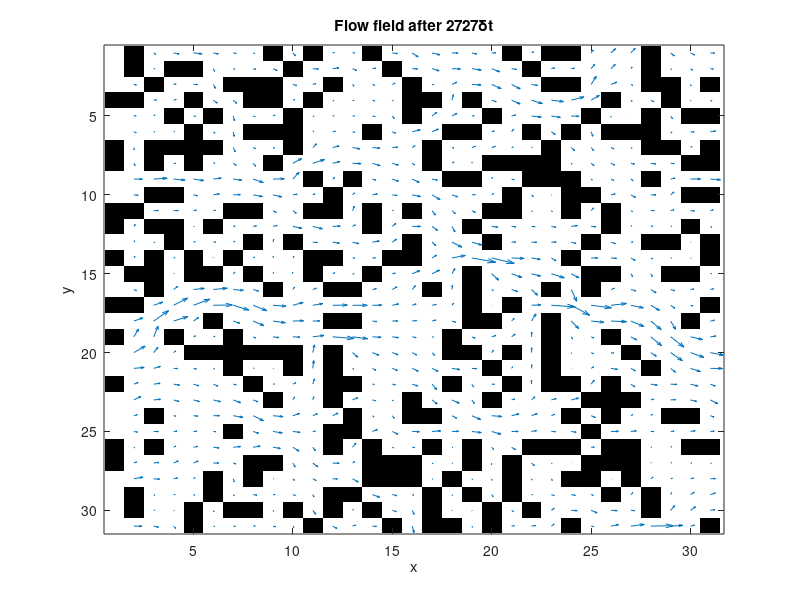

Reproduce this figure in MATLAB.
% 2D Lattice Boltzmann (BGK) model of a fluid.
%  c4  c3   c2  D2Q9 model. At each timestep, particle densities propagate
%    \  |  /    outwards in the directions indicated in the figure. An
%  c5 -c9 - c1  equivalent 'equilibrium' density is found, and the densities
%    /  |  \    relax towards that state, in a proportion governed by omega.
%  c6  c7   c8      Iain Haslam, March 2006.
omega=1.0; density=1.0; t1=4/9; t2=1/9; t3=1/36; c_squ=1/3; nx=31; ny=31;
F=repmat(density/9,[nx ny 9]); FEQ=F; msize=nx*ny; CI=[0:msize:msize*7];
%a=repmat(-15:15,[31,1]);BOUND=(a.^2+a'.^2)<16;BOUND(1:nx,[1 ny])=1;
%BOUND=zeros(nx,ny);BOUND(1:nx,1)=1;%open channel
BOUND=rand(nx,ny)>0.7; %extremely porous random domain
ON=find(BOUND); %matrix offset of each Occupied Node
TO_REFLECT=[ON+CI(1) ON+CI(2) ON+CI(3) ON+CI(4) ...
            ON+CI(5) ON+CI(6) ON+CI(7) ON+CI(8)];
REFLECTED= [ON+CI(5) ON+CI(6) ON+CI(7) ON+CI(8) ...
            ON+CI(1) ON+CI(2) ON+CI(3) ON+CI(4)];
avu=1; prevavu=1; ts=0; deltaU=1e-7; numactivenodes=sum(sum(1-BOUND));
while (ts<4000 && 1e-10<abs((prevavu-avu)/avu)) || ts<100
    % Propagate
    F(:,:,4)=F([2:nx 1],[ny 1:ny-1],4);F(:,:,3)=F(:,[ny 1:ny-1],3);
    F(:,:,2)=F([nx 1:nx-1],[ny 1:ny-1],2);F(:,:,5)=F([2:nx 1],:,5);
    F(:,:,1)=F([nx 1:nx-1],:,1);F(:,:,6)=F([2:nx 1],[2:ny 1],6);
    F(:,:,7)=F(:,[2:ny 1],7); F(:,:,8)=F([nx 1:nx-1],[2:ny 1],8);
    BOUNCEDBACK=F(TO_REFLECT); %Densities bouncing back at next timestep
    DENSITY=sum(F,3);
    UX=(sum(F(:,:,[1 2 8]),3)-sum(F(:,:,[4 5 6]),3))./DENSITY;
    UY=(sum(F(:,:,[2 3 4]),3)-sum(F(:,:,[6 7 8]),3))./DENSITY;
    UX(1,1:ny)=UX(1,1:ny)+deltaU; %Increase inlet pressure
    UX(ON)=0; UY(ON)=0; DENSITY(ON)=0;
    U_SQU=UX.^2+UY.^2; U_C2=UX+UY; U_C4=-UX+UY; U_C6=-U_C2; U_C8=-U_C4;
    % Calculate equilibrium distribution: stationary
    FEQ(:,:,9)=t1*DENSITY.*(1-U_SQU/(2*c_squ));
    % nearest-neighbours
    FEQ(:,:,1)=t2*DENSITY.*(1+UX/c_squ+0.5*(UX/c_squ).^2-U_SQU/(2*c_squ));
    FEQ(:,:,3)=t2*DENSITY.*(1+UY/c_squ+0.5*(UY/c_squ).^2-U_SQU/(2*c_squ));
    FEQ(:,:,5)=t2*DENSITY.*(1-UX/c_squ+0.5*(UX/c_squ).^2-U_SQU/(2*c_squ));
    FEQ(:,:,7)=t2*DENSITY.*(1-UY/c_squ+0.5*(UY/c_squ).^2-U_SQU/(2*c_squ));
    % next-nearest neighbours
    FEQ(:,:,2)=t3*DENSITY.*(1+U_C2/c_squ+0.5*(U_C2/c_squ).^2-U_SQU/(2*c_squ));
    FEQ(:,:,4)=t3*DENSITY.*(1+U_C4/c_squ+0.5*(U_C4/c_squ).^2-U_SQU/(2*c_squ));
    FEQ(:,:,6)=t3*DENSITY.*(1+U_C6/c_squ+0.5*(U_C6/c_squ).^2-U_SQU/(2*c_squ));
    FEQ(:,:,8)=t3*DENSITY.*(1+U_C8/c_squ+0.5*(U_C8/c_squ).^2-U_SQU/(2*c_squ));
    F=omega*FEQ+(1-omega)*F;
    F(REFLECTED)=BOUNCEDBACK;
    prevavu=avu;avu=sum(sum(UX))/numactivenodes; ts=ts+1;
end
figure;colormap(gray(2));image(2-BOUND');hold on;
quiver(2:nx,1:ny,UX(2:nx,:)',UY(2:nx,:)');
title(['Flow field after ',num2str(ts),'\deltat']);xlabel('x');ylabel('y');
